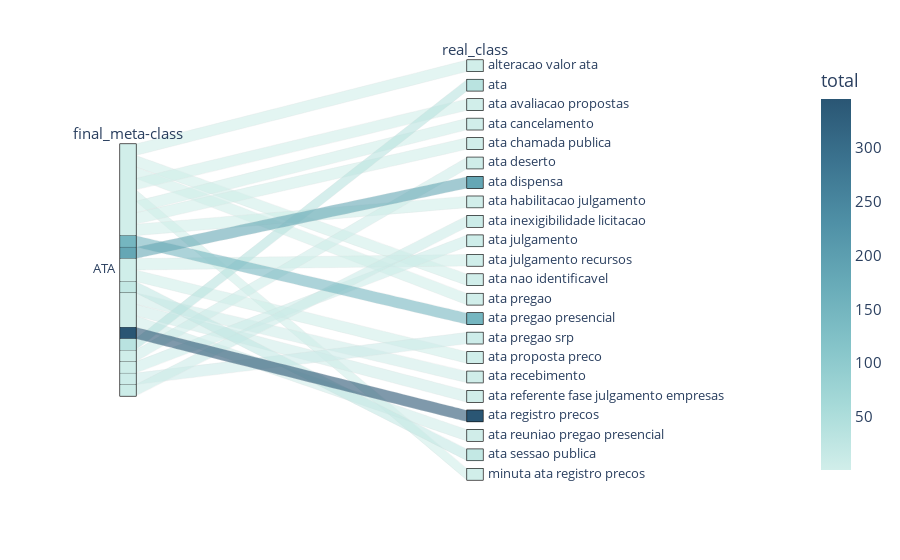
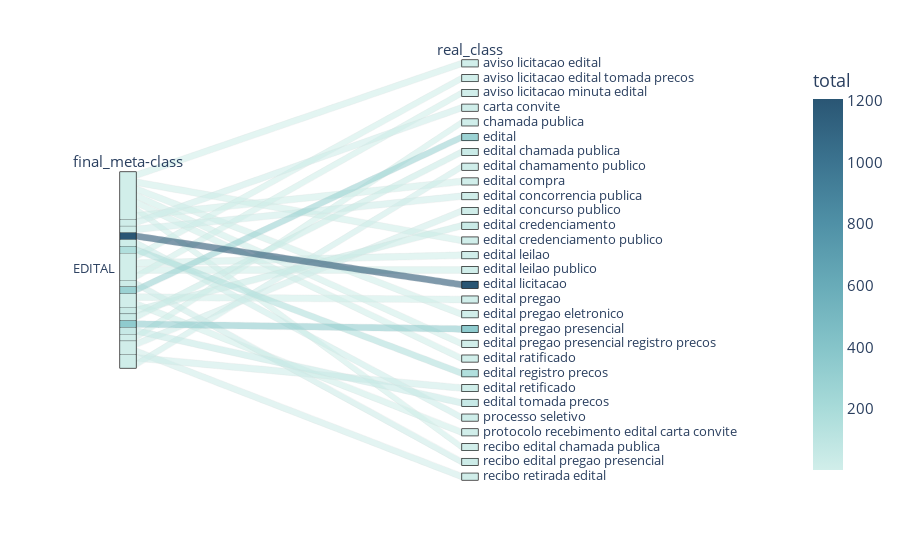
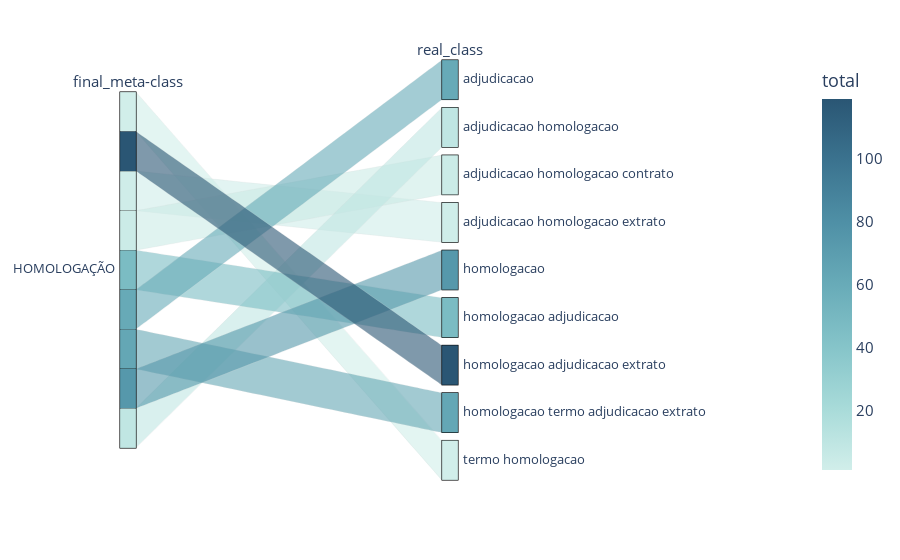
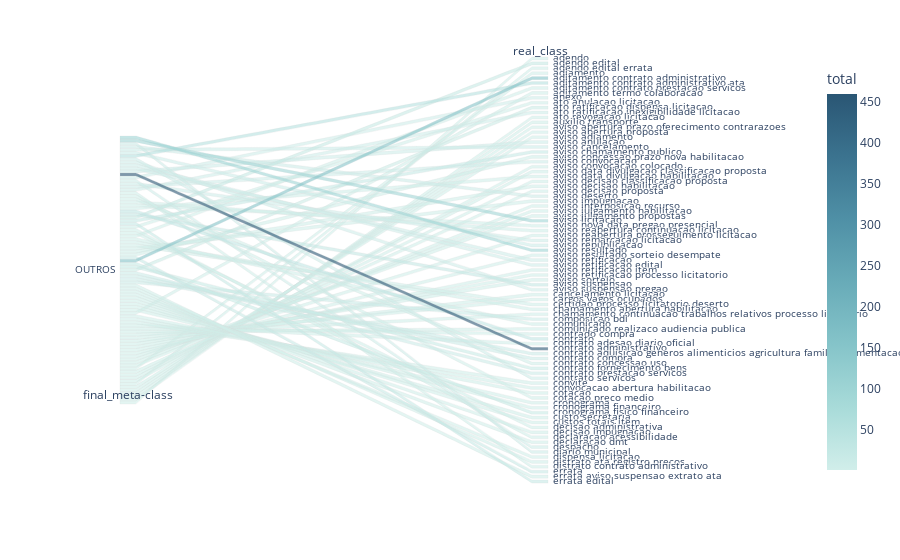

Source (notebook cell) for these figures, in order:
### Code cell
plot_classes(df_rotulos)

### Figure 1 — Plotly figure (JSON) as saved in the notebook; plotly's stock layout.template omitted (floating-point values rounded to 4 significant figures)
{"data": [{"dimensions": [{"label": "final_meta-class", "values": ["ATA", "ATA", "ATA", "ATA", "ATA", "ATA", "ATA", "ATA", "ATA", "ATA", "ATA", "ATA", "ATA", "ATA", "ATA", "ATA", "ATA", "ATA", "ATA", "ATA", "ATA", "ATA"]}, {"label": "real_class", "values": ["alteracao valor ata", "ata", "ata avaliacao propostas", "ata cancelamento", "ata chamada publica", "ata deserto", "ata dispensa", "ata habilitacao julgamento", "ata inexigibilidade licitacao", "ata julgamento", "ata julgamento recursos", "ata nao identificavel", "ata pregao", "ata pregao presencial", "ata pregao srp", "ata proposta preco", "ata recebimento", "ata referente fase julgamento empresas", "ata registro precos", "ata reuniao pregao presencial", "ata sessao publica", "minuta ata registro precos"]}], "domain": {"x": [0, 1], "y": [0, 1]}, "line": {"color": [1, 35, 1, 1, 1, 4, 181, 1, 8, 5, 2, 1, 1, 147, 6, 2, 3, 3, 345, 3, 20, 1], "coloraxis": "coloraxis"}, "name": "", "type": "parcats"}], "layout": {"coloraxis": {"colorbar": {"title": {"text": "total"}, "x": 1.65}, "colorscale": [[0, "rgb(209, 238, 234)"], [0.1667, "rgb(168, 219, 217)"], [0.3333, "rgb(133, 196, 201)"], [0.5, "rgb(104, 171, 184)"], [0.6667, "rgb(79, 144, 166)"], [0.8333, "rgb(59, 115, 143)"], [1, "rgb(42, 86, 116)"]]}, "font": {"size": 15}, "legend": {"font": {"size": 15}, "tracegroupgap": 0}, "margin": {"t": 60}}}

### Figure 2 — Plotly figure (JSON) as saved in the notebook; plotly's stock layout.template omitted (floating-point values rounded to 4 significant figures)
{"data": [{"dimensions": [{"label": "final_meta-class", "values": ["EDITAL", "EDITAL", "EDITAL", "EDITAL", "EDITAL", "EDITAL", "EDITAL", "EDITAL", "EDITAL", "EDITAL", "EDITAL", "EDITAL", "EDITAL", "EDITAL", "EDITAL", "EDITAL", "EDITAL", "EDITAL", "EDITAL", "EDITAL", "EDITAL", "EDITAL", "EDITAL", "EDITAL", "EDITAL", "EDITAL", "EDITAL", "EDITAL", "EDITAL"]}, {"label": "real_class", "values": ["aviso licitacao edital", "aviso licitacao edital tomada precos", "aviso licitacao minuta edital", "carta convite", "chamada publica", "edital", "edital chamada publica", "edital chamamento publico", "edital compra", "edital concorrencia publica", "edital concurso publico", "edital credenciamento", "edital credenciamento publico", "edital leilao", "edital leilao publico", "edital licitacao", "edital pregao", "edital pregao eletronico", "edital pregao presencial", "edital pregao presencial registro precos", "edital ratificado", "edital registro precos", "edital retificado", "edital tomada precos", "processo seletivo", "protocolo recebimento edital carta convite", "recibo edital chamada publica", "recibo edital pregao presencial", "recibo retirada edital"]}], "domain": {"x": [0, 1], "y": [0, 1]}, "line": {"color": [1, 2, 2, 10, 6, 277, 34, 9, 1, 11, 8, 33, 1, 2, 2, 1207, 3, 1, 344, 1, 1, 157, 9, 50, 14, 3, 1, 20, 8], "coloraxis": "coloraxis"}, "name": "", "type": "parcats"}], "layout": {"coloraxis": {"colorbar": {"title": {"text": "total"}, "x": 1.65}, "colorscale": [[0, "rgb(209, 238, 234)"], [0.1667, "rgb(168, 219, 217)"], [0.3333, "rgb(133, 196, 201)"], [0.5, "rgb(104, 171, 184)"], [0.6667, "rgb(79, 144, 166)"], [0.8333, "rgb(59, 115, 143)"], [1, "rgb(42, 86, 116)"]]}, "font": {"size": 15}, "legend": {"font": {"size": 15}, "tracegroupgap": 0}, "margin": {"t": 60}}}

### Figure 3 — Plotly figure (JSON) as saved in the notebook; plotly's stock layout.template omitted (floating-point values rounded to 4 significant figures)
{"data": [{"dimensions": [{"label": "final_meta-class", "values": ["HOMOLOGAÇÃO", "HOMOLOGAÇÃO", "HOMOLOGAÇÃO", "HOMOLOGAÇÃO", "HOMOLOGAÇÃO", "HOMOLOGAÇÃO", "HOMOLOGAÇÃO", "HOMOLOGAÇÃO", "HOMOLOGAÇÃO"]}, {"label": "real_class", "values": ["adjudicacao", "adjudicacao homologacao", "adjudicacao homologacao contrato", "adjudicacao homologacao extrato", "homologacao", "homologacao adjudicacao", "homologacao adjudicacao extrato", "homologacao termo adjudicacao extrato", "termo homologacao"]}], "domain": {"x": [0, 1], "y": [0, 1]}, "line": {"color": [61, 9, 4, 2, 74, 47, 119, 63, 1], "coloraxis": "coloraxis"}, "name": "", "type": "parcats"}], "layout": {"coloraxis": {"colorbar": {"title": {"text": "total"}, "x": 1.75}, "colorscale": [[0, "rgb(209, 238, 234)"], [0.1667, "rgb(168, 219, 217)"], [0.3333, "rgb(133, 196, 201)"], [0.5, "rgb(104, 171, 184)"], [0.6667, "rgb(79, 144, 166)"], [0.8333, "rgb(59, 115, 143)"], [1, "rgb(42, 86, 116)"]]}, "font": {"size": 15}, "legend": {"font": {"size": 15}, "tracegroupgap": 0}, "margin": {"t": 60}}}

### Figure 4 — Plotly figure (JSON) as saved in the notebook; plotly's stock layout.template omitted (floating-point values rounded to 4 significant figures)
{"data": [{"dimensions": [{"label": "final_meta-class", "values": ["OUTROS", "OUTROS", "OUTROS", "OUTROS", "OUTROS", "OUTROS", "OUTROS", "OUTROS", "OUTROS", "OUTROS", "OUTROS", "OUTROS", "OUTROS", "OUTROS", "OUTROS", "OUTROS", "OUTROS", "OUTROS", "OUTROS", "OUTROS", "OUTROS", "OUTROS", "OUTROS", "OUTROS", "OUTROS", "OUTROS", "OUTROS", "OUTROS", "OUTROS", "OUTROS", "OUTROS", "OUTROS", "OUTROS", "OUTROS", "OUTROS", "OUTROS", "OUTROS", "OUTROS", "OUTROS", "OUTROS", "OUTROS", "OUTROS", "OUTROS", "OUTROS", "OUTROS", "OUTROS", "OUTROS", "OUTROS", "OUTROS", "OUTROS", "OUTROS", "OUTROS", "OUTROS", "OUTROS", "OUTROS", "OUTROS", "OUTROS", "OUTROS", "OUTROS", "OUTROS", "OUTROS", "OUTROS", "OUTROS", "OUTROS", "OUTROS", "OUTROS", "OUTROS", "OUTROS", "OUTROS", "OUTROS", "OUTROS", "OUTROS", "OUTROS", "OUTROS", "OUTROS", "OUTROS", "OUTROS", "OUTROS", "OUTROS", "OUTROS", "OUTROS", "OUTROS", "OUTROS", "OUTROS", "OUTROS", "OUTROS", "OUTROS"]}, {"label": "real_class", "values": ["adendo", "adendo edital", "adendo edital errata", "adiamento", "aditamento contrato administrativo", "aditamento contrato administrativo ata", "aditamento contrato prestacao servicos", "aditamento termo colaboracao", "anexo", "ato anulacao licitacao", "ato ratificacao dispensa licitacao", "ato ratificacao inexigibilidade licitacao", "ato revogacao licitacao", "auxilio transporte", "aviso abertura prazo oferecimento contrarazoes", "aviso abertura proposta", "aviso adiamento", "aviso anulacao", "aviso cancelamento", "aviso chamamento publico", "aviso concessao prazo nova habilitacao", "aviso convocacao", "aviso convocacao colocado", "aviso data divulgacao classificacao proposta", "aviso data divulgacao habilitacao", "aviso decisao classificacao proposta", "aviso decisao habilitacao", "aviso decisao proposta", "aviso deserto", "aviso impugnacao", "aviso interposicao recurso", "aviso julgamento habilitacao", "aviso julgamento propostas", "aviso licitacao", "aviso nova data pregao presencial", "aviso reabertura continuacao licitacao", "aviso reabertura prosseguimento licitacao", "aviso remarcacao licitacao", "aviso republicacao", "aviso resultado", "aviso resultado sorteio desempate", "aviso retificacao", "aviso retificacao edital", "aviso retificacao item", "aviso retificacao processo licitatorio", "aviso sorteio", "aviso suspensao", "aviso suspensao pregao", "cancelamento licitacao", "cargos vagos ocupados", "certidao processo licitatorio deserto", "chamamento abertura habilitacao", "chamamento continuacao trabalhos relativos processo licitatorio", "composicao bdi", "comunicado", "comunicado realizaco audiencia publica", "contrado compra", "contrato", "contrato adesao diario oficial", "contrato administrativo", "contrato aquisicao generos alimenticios agricultura familiar alimentacao escolar", "contrato compra", "contrato concessao uso", "contrato fornecimento bens", "contrato prestacao servicos", "contrato servicos", "convite", "convocacao abertura habilitacao", "cotacao", "cotacao preco medio", "cronograma", "cronograma financeiro", "cronograma fisico financeiro", "custo secretaria", "custos totais item", "decisao administrativa", "decisao impugnacao", "declaracao acessibilidade", "declaracao dmt", "despacho", "diario municipal", "dispensa licitacao", "distrato ata registro precos", "distrato contrato administrativo", "errata", "errata aviso suspensao extrato ata", "errata edital"]}], "domain": {"x": [0, 1], "y": [0, 1]}, "line": {"color": [1, 22, 1, 1, 157, 51, 2, 1, 4, 2, 13, 4, 1, 1, 1, 1, 1, 5, 7, 21, 2, 4, 1, 1, 3, 1, 2, 1, 8, 2, 1, 1, 1, 93, 3, 3, 1, 4, 6, 96, 1, 5, 5, 1, 1, 1, 24, 5, 1, 1, 2, 2, 1, 10, 2, 1, 1, 28, 1, 459, 11, 11, 3, 15, 12, 5, 1, 1, 1, 3, 1, 1, 15, 1, 1, 2, 1, 2, 1, 4, 9, 1, 1, 3, 17, 1, 20], "coloraxis": "coloraxis"}, "name": "", "type": "parcats"}], "layout": {"coloraxis": {"colorbar": {"title": {"text": "total"}, "x": 1.45}, "colorscale": [[0, "rgb(209, 238, 234)"], [0.1667, "rgb(168, 219, 217)"], [0.3333, "rgb(133, 196, 201)"], [0.5, "rgb(104, 171, 184)"], [0.6667, "rgb(79, 144, 166)"], [0.8333, "rgb(59, 115, 143)"], [1, "rgb(42, 86, 116)"]]}, "legend": {"tracegroupgap": 0}, "margin": {"t": 60}}}
